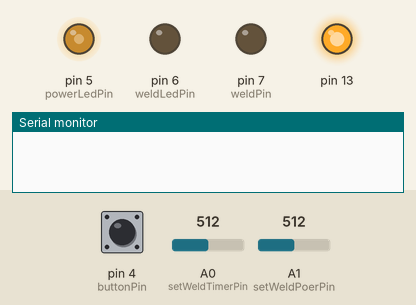
This sketch was run on a simulated Arduino Uno, built with avr-gcc and run on an emulated ATmega328P. Parts: output pins drawn as LEDs (lit = HIGH), the last lines printed to the serial monitor. Inputs (shaded band) come from the test bench; at power-on: pin 4 (buttonPin) LOW, A0 (setWeldTimerPin) = 512, A1 (setWeldPoerPin) = 512.

Above: at 1.2 s.
1.3 s: pin 4 (buttonPin) pulled HIGH for 0.15 s
At 1.7 s:
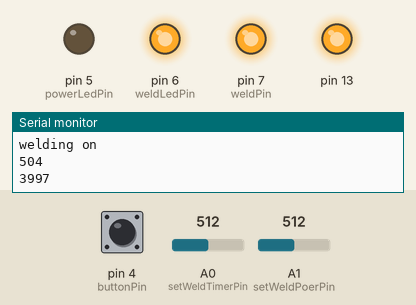
3.3 s: A0 (setWeldTimerPin) set to 306
At 4.2 s:
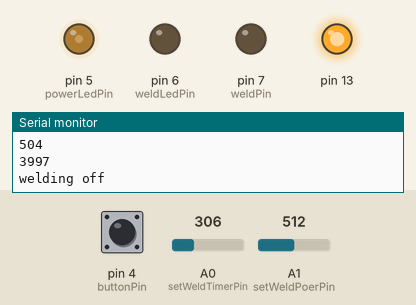
4.8 s: A0 (setWeldTimerPin) set to 245
At 5.3 s:
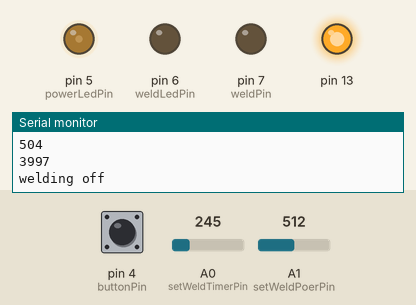
6.3 s: A0 (setWeldTimerPin) set to 1023
At 7.7 s:
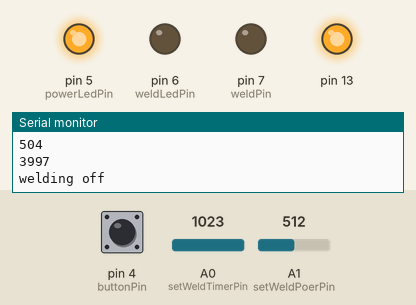
Timing chart, 0 to 8.8 s (numbered marks = the images above; inputs shaded):
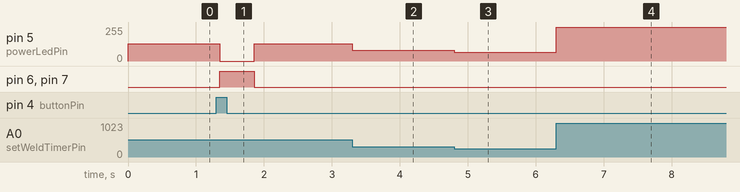

The sketch:

spotwelder.ino
```cpp
const bool POWER_CONTROLL = false;

const int interruptPin = 2;
const int buttonPin = 4;
const int powerLedPin = 5;
const int weldLedPin = 6;
const int weldPin = 7;
const int setWeldTimerPin = A0;
const int setWeldPoerPin = A1;

const int MIN_BRIGHTNERR = 5;
const int MAX_BRIGHTNERR = 255;

const int MIN_WELD_ON_MS = 8;
const int MAX_WELD_ON_MS = 1000;

const int MIN_WELD_DUTY = 8000;
const int MAX_WELD_DUTY = 0;

// Variables will change:
int buttonState;             // the current reading from the input pin
int lastButtonState = LOW;   // the previous reading from the input pin

// the following variables are unsigned longs because the time, measured in
// milliseconds, will quickly become a bigger number than can be stored in an int.
unsigned long lastDebounceTime = 0;  // the last time the output pin was toggled
unsigned long debounceDelay = 50;    // the debounce time; increase if the output flickers

int weldOnTimer = 0;
int weldPower = 0;

void setup() {
  pinMode(buttonPin, INPUT);
  Serial.begin(9600);

  // set power on LED state
  pinMode(powerLedPin, OUTPUT);
  digitalWrite(powerLedPin, HIGH);
  pinMode(13, OUTPUT);
  digitalWrite(13, HIGH);

  pinMode(weldPin, OUTPUT);
  pinMode(weldLedPin, OUTPUT);
  setWeld(false);
}

void loop() {
  weldOnTimer = map(analogRead(setWeldTimerPin), 0, 1023, MIN_WELD_ON_MS, MAX_WELD_ON_MS);
  analogWrite(powerLedPin, map(weldOnTimer, MIN_WELD_ON_MS, MAX_WELD_ON_MS, MIN_BRIGHTNERR, MAX_BRIGHTNERR));
  weldPower = map(analogRead(setWeldPoerPin), 0, 1023, MIN_WELD_DUTY, MAX_WELD_DUTY);

  // read the state of the switch into a local variable:
  int reading = digitalRead(buttonPin);

  // check to see if you just pressed the button
  // (i.e. the input went from LOW to HIGH), and you've waited long enough
  // since the last press to ignore any noise:

  // If the switch changed, due to noise or pressing:
  if (reading != lastButtonState) {
    // reset the debouncing timer
    lastDebounceTime = millis();
  }

  if ((millis() - lastDebounceTime) > debounceDelay) {
    // whatever the reading is at, it's been there for longer than the debounce
    // delay, so take it as the actual current state:

    // if the button state has changed:
    if (reading != buttonState) {
      buttonState = reading;

      // only toggle the LED if the new button state is HIGH
      if (buttonState == HIGH) {
        Serial.println(weldOnTimer);
        doWeld();
      }
    }
  }


  // save the reading. Next time through the loop, it'll be the lastButtonState:
  lastButtonState = reading;
}

void doWeld() {
  setWeld(true);
  Serial.println("welding on");
  Serial.println(weldOnTimer);
  Serial.println(weldPower);
  delay(weldOnTimer);
  setWeld(false);
  Serial.println("welding off");
}

void setWeld(bool state) {
  if (state) {
    digitalWrite(weldLedPin, HIGH);
    digitalWrite(powerLedPin, LOW);
	if (POWER_CONTROLL) {
      attachInterrupt(digitalPinToInterrupt(interruptPin), zeroCrossing, RISING);
    } else {
      digitalWrite(weldPin, HIGH);
    }
  } else {
    detachInterrupt(digitalPinToInterrupt(interruptPin));
    digitalWrite(weldPin, LOW); //make sure triac is off
    digitalWrite(weldLedPin, LOW);
    digitalWrite(powerLedPin, HIGH);
  }
}

void zeroCrossing() {
  Serial.println("interupt");

  delayMicroseconds(weldPower);
  digitalWrite(weldPin, HIGH);
  delayMicroseconds(200);
  // delay 200 uSec on output pulse to turn on triac
  digitalWrite(weldPin, LOW);
}
```

Measured:
- after the input at 1.3 s, pin 5 (powerLedPin): 130/255 → 0/255 after 0.05 s, → 130/255 0.50 s later; pin 6 (weldLedPin), pin 7 (weldPin): LOW → HIGH after 0.05 s, → LOW 0.50 s later
- after the input at 3.3 s, pin 5 (powerLedPin): 130/255 → 79/255 at once
- after the input at 4.8 s, pin 5 (powerLedPin): 79/255 → 64/255 at once
- after the input at 6.3 s, pin 5 (powerLedPin): 64/255 → 255/255 at once
